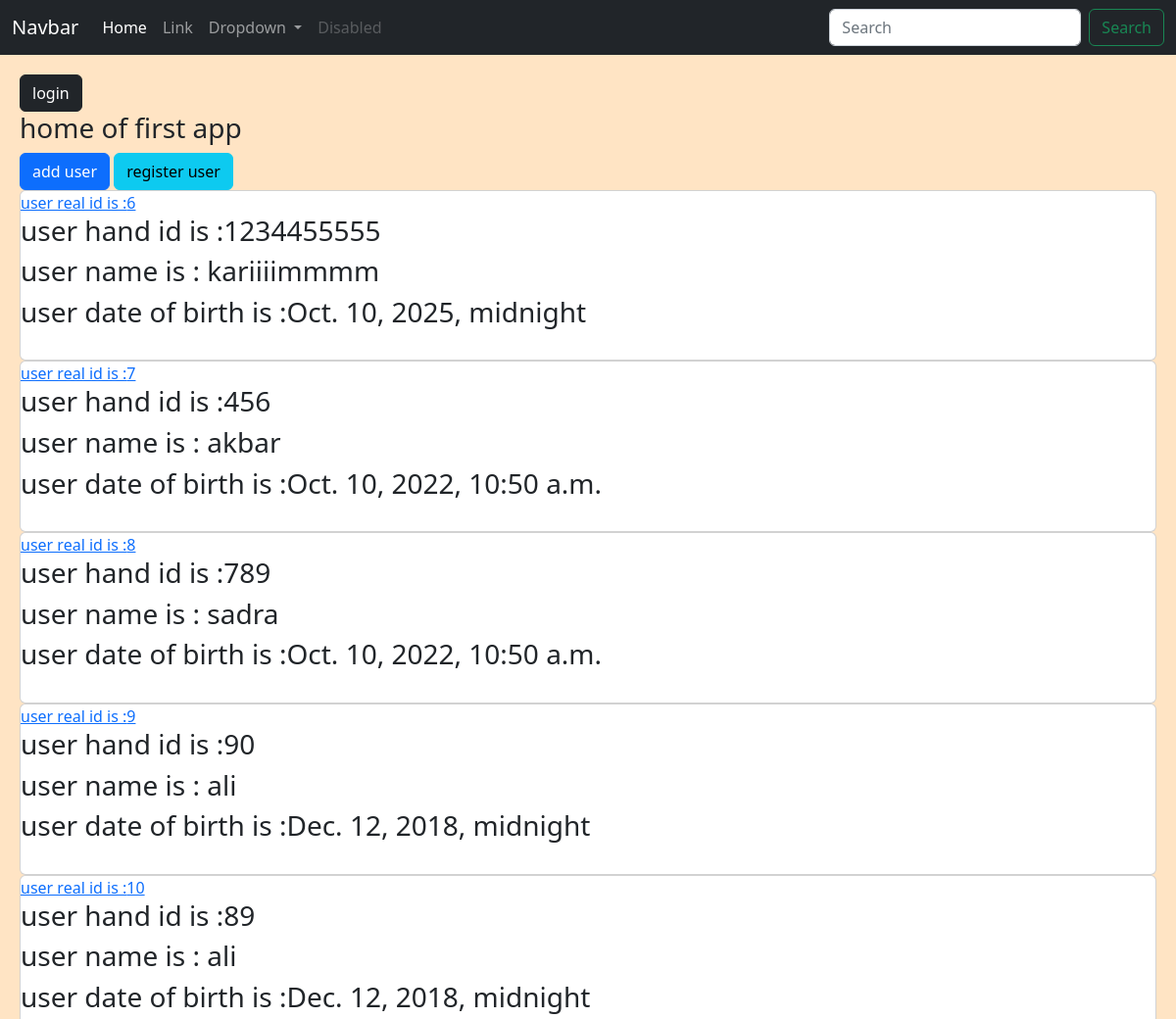
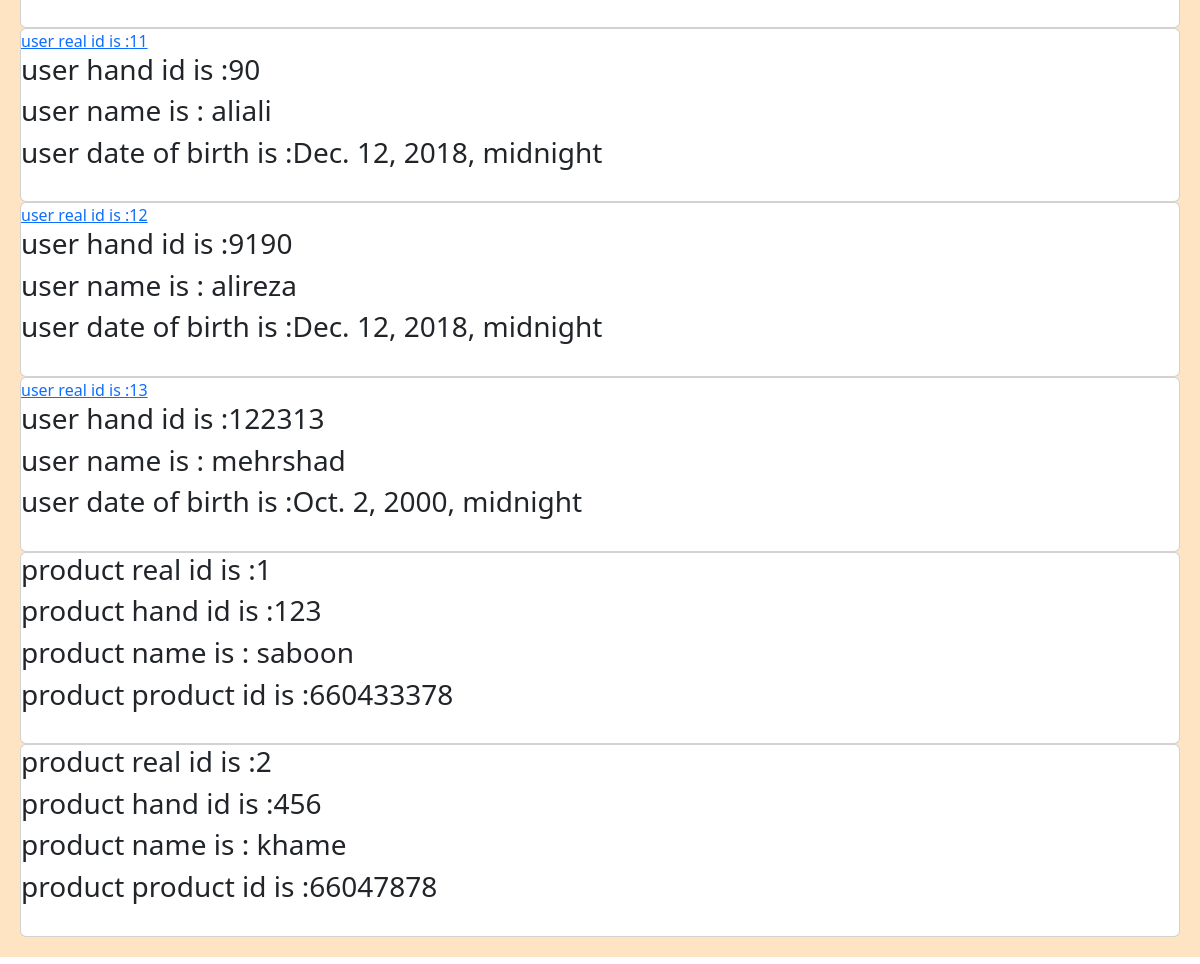
The page / on the database its author committed (2 pictures, top to bottom).
### firstapp/models.py (models this page shows)
class User(models.Model):
    id1=models.BigIntegerField()
    name=models.CharField(max_length=100,unique=True)
    dateOfBirth=models.DateField()

class Product(models.Model):
    id1=models.BigIntegerField()
    name=models.CharField(max_length=100)
    productId=models.CharField(max_length=15)

### firstapp/views.py (the view)
# urls.py: path('',views.say_home_firstapp_hello,name='home'),
def say_home_firstapp_hello(request):
    allOfUser = User.objects.all()
    allOfProduct = Product.objects.all()
    return render(request, "homeOfFirstapp.html", {'allOfUser': allOfUser, 'allOfProduct': allOfProduct})

### templates/homeOfFirstapp.html (shortened to what this page needs)
{% extends 'base.html' %}
{% block content %}
    {% if not request.user.is_authenticated %}
    <a href="{% url 'login' %}" class="btn btn-dark">login</a>
    {% else %}
    <h5> {{ request.user }}</h5>
        <a href="{% url 'logout' %}" class="btn btn-danger">logout</a>
    {% endif %}
    <h3>home of first app</h3>
    <a href="{% url 'userForm' %} " class="btn btn-primary">add user</a>
    <a href="{%  url 'registerUser'%}" class="btn btn-info"> register user</a>
    {% for user in allOfUser %}
        <div class="card" >
        <a href="{% url 'details' user.id user.name %}"> user real id is :{{ user.id }}</a>
        <h3> user hand id is :{{ user.id1 }}</h3>
        <h3>user name is : {{ user.name }}</h3>
        <h3> user date of birth is :{{ user.dateOfBirth }}</h3>
        <br>
        </div>
    {% endfor %}
    {% for product in allOfProduct %}
        <div class="card">
        <h3> product real id is :{{ product.id }}</h3>
        <h3> product hand id is :{{ product.id1 }}</h3>
        <h3>product name is : {{ product.name }}</h3>
        <h3> product product id is :{{ product.productId }}</h3>
        <br>
        </div>
    {% endfor %}
{% endblock %}

### templates/base.html (shortened to what this page needs)
<!DOCTYPE html>
<html lang="en">
<head>
<link href="https://cdn.jsdelivr.net/npm/bootstrap@5.2.2/dist/css/bootstrap.min.css" rel="stylesheet">
</head>
<body>
{% include 'navbar.html' %}
<div class="jambotron">
{% block content %}
{% endblock %}
</div>
</body>
</html>

### templates/navbar.html (shortened to what this page needs)
<!DOCTYPE html>
<html lang="en">
<head>
</head>
<body>
<nav class="navbar navbar-expand-lg navbar-dark bg-dark">
  <div class="container-fluid">
    <a class="navbar-brand" href="{% url 'home' %}">Navbar</a>
    <div class="collapse navbar-collapse" id="navbarSupportedContent">
      <ul class="navbar-nav me-auto mb-2 mb-lg-0">
        <li class="nav-item">
          <a class="nav-link active" aria-current="page" href="#">Home</a>
        </li>
        <li class="nav-item">
          <a class="nav-link" href="#">Link</a>
        </li>
        <li class="nav-item dropdown">
          <a class="nav-link dropdown-toggle" href="#" id="navbarDropdown" role="button" data-bs-toggle="dropdown" aria-expanded="false">
            Dropdown
          </a>
        </li>
        <li class="nav-item">
          <a class="nav-link disabled">Disabled</a>
        </li>
      </ul>
      <form class="d-flex">
        <input class="form-control me-2" type="search" placeholder="Search" aria-label="Search">
        <button class="btn btn-outline-success" type="submit">Search</button>
      </form>
    </div>
  </div>
</nav>
</body>
</html>

### templates/base.html (style rules this page uses)
.jambotron { padding: 20px; margin-bottom: 20px; background-color: bisque; }

### rows shown on the page
User: id "6", id1 "1234455555", name "kariiiimmmm", dateOfBirth "Oct. 10, 2025, midnight"
User: id "7", id1 "456", name "akbar", dateOfBirth "Oct. 10, 2022, 10:50 a.m."
User: id "8", id1 "789", name "sadra", dateOfBirth "Oct. 10, 2022, 10:50 a.m."
User: id "9", id1 "90", name "ali", dateOfBirth "Dec. 12, 2018, midnight"
User: id "10", id1 "89", name "ali", dateOfBirth "Dec. 12, 2018, midnight"
User: id "11", id1 "90", name "aliali", dateOfBirth "Dec. 12, 2018, midnight"
User: id "12", id1 "9190", name "alireza", dateOfBirth "Dec. 12, 2018, midnight"
User: id "13", id1 "122313", name "mehrshad", dateOfBirth "Oct. 2, 2000, midnight"
Product: id "1", id1 "123", name "saboon", productId "660433378"
Product: id "2", id1 "456", name "khame", productId "66047878"
